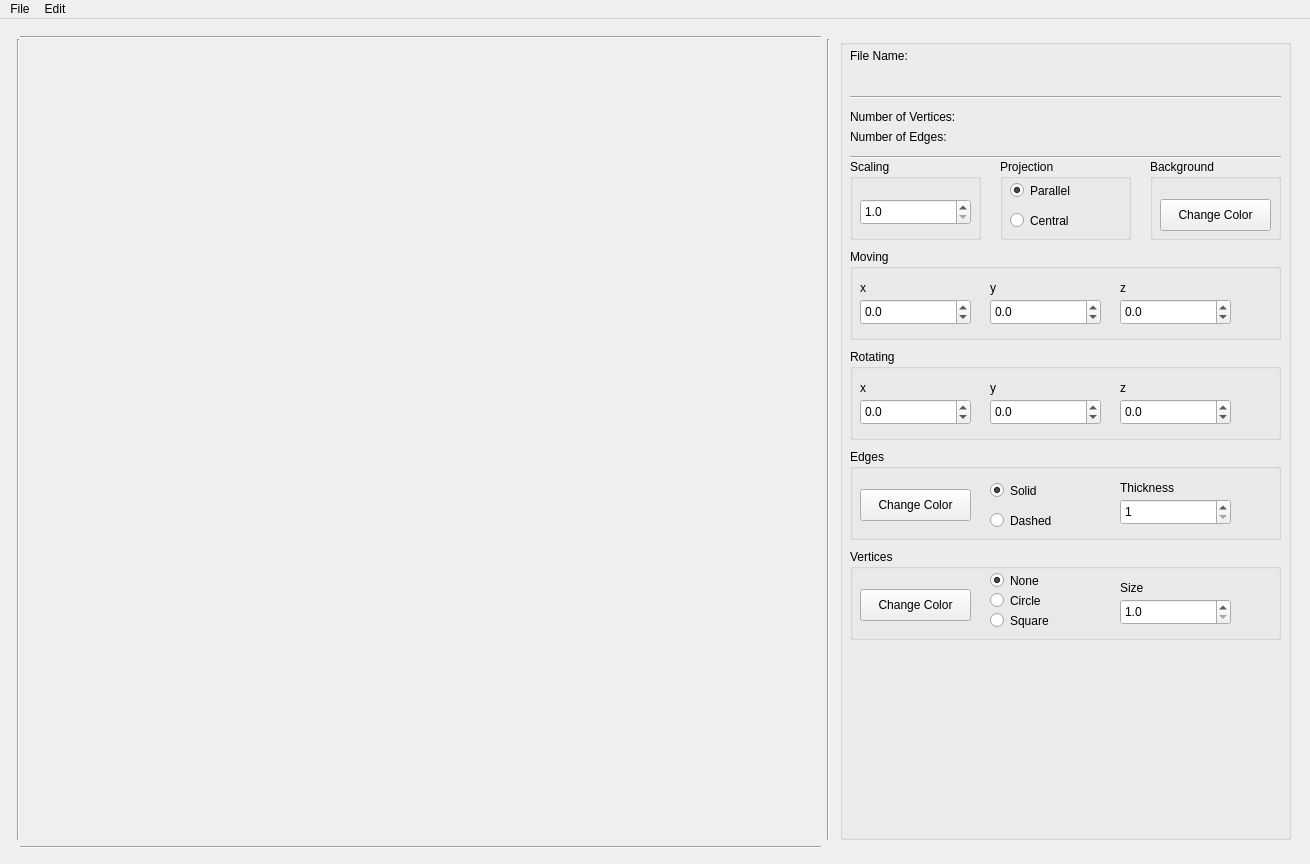
<?xml version="1.0" encoding="UTF-8"?>
<ui version="4.0">
 <class>MainWindow</class>
 <widget class="QMainWindow" name="MainWindow">
  <property name="windowModality">
   <enum>Qt::NonModal</enum>
  </property>
  <property name="geometry">
   <rect>
    <x>0</x>
    <y>0</y>
    <width>1310</width>
    <height>864</height>
   </rect>
  </property>
  <property name="minimumSize">
   <size>
    <width>1310</width>
    <height>864</height>
   </size>
  </property>
  <property name="maximumSize">
   <size>
    <width>1310</width>
    <height>864</height>
   </size>
  </property>
  <property name="windowTitle">
   <string>3DViewer 1.0</string>
  </property>
  <widget class="QWidget" name="centralwidget">
   <widget class="QGroupBox" name="groupBox">
    <property name="geometry">
     <rect>
      <x>840</x>
      <y>20</y>
      <width>451</width>
      <height>801</height>
     </rect>
    </property>
    <property name="title">
     <string/>
    </property>
    <widget class="QLabel" name="LFileName">
     <property name="geometry">
      <rect>
       <x>10</x>
       <y>10</y>
       <width>431</width>
       <height>41</height>
      </rect>
     </property>
     <property name="text">
      <string>File Name: </string>
     </property>
     <property name="alignment">
      <set>Qt::AlignLeading|Qt::AlignLeft|Qt::AlignTop</set>
     </property>
     <property name="wordWrap">
      <bool>true</bool>
     </property>
    </widget>
    <widget class="QLabel" name="LNumberV">
     <property name="geometry">
      <rect>
       <x>10</x>
       <y>70</y>
       <width>431</width>
       <height>16</height>
      </rect>
     </property>
     <property name="text">
      <string>Number of Vertices: </string>
     </property>
    </widget>
    <widget class="QLabel" name="LNumberE">
     <property name="geometry">
      <rect>
       <x>10</x>
       <y>90</y>
       <width>431</width>
       <height>16</height>
      </rect>
     </property>
     <property name="text">
      <string>Number of Edges: </string>
     </property>
    </widget>
    <widget class="QGroupBox" name="scalingGB">
     <property name="geometry">
      <rect>
       <x>10</x>
       <y>120</y>
       <width>131</width>
       <height>81</height>
      </rect>
     </property>
     <property name="title">
      <string>Scaling</string>
     </property>
     <widget class="QDoubleSpinBox" name="scaleSB">
      <property name="geometry">
       <rect>
        <x>10</x>
        <y>40</y>
        <width>111</width>
        <height>26</height>
       </rect>
      </property>
      <property name="decimals">
       <number>1</number>
      </property>
      <property name="minimum">
       <double>1.000000000000000</double>
      </property>
      <property name="singleStep">
       <double>0.100000000000000</double>
      </property>
     </widget>
    </widget>
    <widget class="QGroupBox" name="movingGB">
     <property name="geometry">
      <rect>
       <x>10</x>
       <y>210</y>
       <width>431</width>
       <height>91</height>
      </rect>
     </property>
     <property name="title">
      <string>Moving</string>
     </property>
     <widget class="QLabel" name="label">
      <property name="geometry">
       <rect>
        <x>10</x>
        <y>30</y>
        <width>67</width>
        <height>17</height>
       </rect>
      </property>
      <property name="text">
       <string>x</string>
      </property>
     </widget>
     <widget class="QDoubleSpinBox" name="moveX">
      <property name="geometry">
       <rect>
        <x>10</x>
        <y>50</y>
        <width>111</width>
        <height>26</height>
       </rect>
      </property>
      <property name="decimals">
       <number>1</number>
      </property>
      <property name="minimum">
       <double>-100.000000000000000</double>
      </property>
      <property name="singleStep">
       <double>0.100000000000000</double>
      </property>
     </widget>
     <widget class="QLabel" name="label_2">
      <property name="geometry">
       <rect>
        <x>140</x>
        <y>30</y>
        <width>67</width>
        <height>17</height>
       </rect>
      </property>
      <property name="text">
       <string>y</string>
      </property>
     </widget>
     <widget class="QDoubleSpinBox" name="moveY">
      <property name="geometry">
       <rect>
        <x>140</x>
        <y>50</y>
        <width>111</width>
        <height>26</height>
       </rect>
      </property>
      <property name="decimals">
       <number>1</number>
      </property>
      <property name="minimum">
       <double>-100.000000000000000</double>
      </property>
      <property name="singleStep">
       <double>0.100000000000000</double>
      </property>
     </widget>
     <widget class="QLabel" name="label_3">
      <property name="geometry">
       <rect>
        <x>270</x>
        <y>30</y>
        <width>67</width>
        <height>17</height>
       </rect>
      </property>
      <property name="text">
       <string>z</string>
      </property>
     </widget>
     <widget class="QDoubleSpinBox" name="moveZ">
      <property name="geometry">
       <rect>
        <x>270</x>
        <y>50</y>
        <width>111</width>
        <height>26</height>
       </rect>
      </property>
      <property name="decimals">
       <number>1</number>
      </property>
      <property name="minimum">
       <double>-100.000000000000000</double>
      </property>
      <property name="singleStep">
       <double>0.100000000000000</double>
      </property>
     </widget>
    </widget>
    <widget class="QGroupBox" name="rotatingGB">
     <property name="geometry">
      <rect>
       <x>10</x>
       <y>310</y>
       <width>431</width>
       <height>91</height>
      </rect>
     </property>
     <property name="title">
      <string>Rotating</string>
     </property>
     <widget class="QLabel" name="label_4">
      <property name="geometry">
       <rect>
        <x>10</x>
        <y>30</y>
        <width>67</width>
        <height>17</height>
       </rect>
      </property>
      <property name="text">
       <string>x</string>
      </property>
     </widget>
     <widget class="QDoubleSpinBox" name="rotateX">
      <property name="geometry">
       <rect>
        <x>10</x>
        <y>50</y>
        <width>111</width>
        <height>26</height>
       </rect>
      </property>
      <property name="decimals">
       <number>1</number>
      </property>
      <property name="minimum">
       <double>-100.000000000000000</double>
      </property>
      <property name="singleStep">
       <double>0.100000000000000</double>
      </property>
     </widget>
     <widget class="QLabel" name="label_5">
      <property name="geometry">
       <rect>
        <x>140</x>
        <y>30</y>
        <width>67</width>
        <height>17</height>
       </rect>
      </property>
      <property name="text">
       <string>y</string>
      </property>
     </widget>
     <widget class="QDoubleSpinBox" name="rotateY">
      <property name="geometry">
       <rect>
        <x>140</x>
        <y>50</y>
        <width>111</width>
        <height>26</height>
       </rect>
      </property>
      <property name="decimals">
       <number>1</number>
      </property>
      <property name="minimum">
       <double>-100.000000000000000</double>
      </property>
      <property name="singleStep">
       <double>0.100000000000000</double>
      </property>
     </widget>
     <widget class="QLabel" name="label_6">
      <property name="geometry">
       <rect>
        <x>270</x>
        <y>30</y>
        <width>67</width>
        <height>17</height>
       </rect>
      </property>
      <property name="text">
       <string>z</string>
      </property>
     </widget>
     <widget class="QDoubleSpinBox" name="rotateZ">
      <property name="geometry">
       <rect>
        <x>270</x>
        <y>50</y>
        <width>111</width>
        <height>26</height>
       </rect>
      </property>
      <property name="decimals">
       <number>1</number>
      </property>
      <property name="minimum">
       <double>-100.000000000000000</double>
      </property>
      <property name="singleStep">
       <double>0.100000000000000</double>
      </property>
     </widget>
    </widget>
    <widget class="QGroupBox" name="projectionGB">
     <property name="geometry">
      <rect>
       <x>160</x>
       <y>120</y>
       <width>131</width>
       <height>81</height>
      </rect>
     </property>
     <property name="title">
      <string>Projection</string>
     </property>
     <widget class="QRadioButton" name="pParallel">
      <property name="geometry">
       <rect>
        <x>10</x>
        <y>20</y>
        <width>112</width>
        <height>23</height>
       </rect>
      </property>
      <property name="text">
       <string>Parallel</string>
      </property>
      <property name="checked">
       <bool>true</bool>
      </property>
     </widget>
     <widget class="QRadioButton" name="pCentral">
      <property name="geometry">
       <rect>
        <x>10</x>
        <y>50</y>
        <width>112</width>
        <height>23</height>
       </rect>
      </property>
      <property name="text">
       <string>Central</string>
      </property>
     </widget>
    </widget>
    <widget class="QGroupBox" name="edgesGB">
     <property name="geometry">
      <rect>
       <x>10</x>
       <y>410</y>
       <width>431</width>
       <height>91</height>
      </rect>
     </property>
     <property name="title">
      <string>Edges</string>
     </property>
     <widget class="QPushButton" name="BBackgroundE">
      <property name="geometry">
       <rect>
        <x>10</x>
        <y>40</y>
        <width>111</width>
        <height>32</height>
       </rect>
      </property>
      <property name="text">
       <string>Change Color</string>
      </property>
     </widget>
     <widget class="QRadioButton" name="eDashed">
      <property name="geometry">
       <rect>
        <x>140</x>
        <y>60</y>
        <width>112</width>
        <height>23</height>
       </rect>
      </property>
      <property name="text">
       <string>Dashed</string>
      </property>
     </widget>
     <widget class="QRadioButton" name="eSolid">
      <property name="geometry">
       <rect>
        <x>140</x>
        <y>30</y>
        <width>112</width>
        <height>23</height>
       </rect>
      </property>
      <property name="text">
       <string>Solid</string>
      </property>
      <property name="checked">
       <bool>true</bool>
      </property>
     </widget>
     <widget class="QLabel" name="label_7">
      <property name="geometry">
       <rect>
        <x>270</x>
        <y>30</y>
        <width>81</width>
        <height>17</height>
       </rect>
      </property>
      <property name="text">
       <string>Thickness</string>
      </property>
     </widget>
     <widget class="QDoubleSpinBox" name="eWidth">
      <property name="geometry">
       <rect>
        <x>270</x>
        <y>50</y>
        <width>111</width>
        <height>26</height>
       </rect>
      </property>
      <property name="decimals">
       <number>0</number>
      </property>
      <property name="minimum">
       <double>1.000000000000000</double>
      </property>
      <property name="singleStep">
       <double>1.000000000000000</double>
      </property>
     </widget>
    </widget>
    <widget class="QGroupBox" name="verticesGB">
     <property name="geometry">
      <rect>
       <x>10</x>
       <y>510</y>
       <width>431</width>
       <height>91</height>
      </rect>
     </property>
     <property name="title">
      <string>Vertices</string>
     </property>
     <widget class="QPushButton" name="BBackgroundV">
      <property name="geometry">
       <rect>
        <x>10</x>
        <y>40</y>
        <width>111</width>
        <height>32</height>
       </rect>
      </property>
      <property name="text">
       <string>Change Color</string>
      </property>
     </widget>
     <widget class="QRadioButton" name="vSquare">
      <property name="geometry">
       <rect>
        <x>140</x>
        <y>60</y>
        <width>112</width>
        <height>23</height>
       </rect>
      </property>
      <property name="text">
       <string>Square</string>
      </property>
     </widget>
     <widget class="QRadioButton" name="vCircle">
      <property name="geometry">
       <rect>
        <x>140</x>
        <y>40</y>
        <width>112</width>
        <height>23</height>
       </rect>
      </property>
      <property name="text">
       <string>Circle</string>
      </property>
     </widget>
     <widget class="QLabel" name="label_8">
      <property name="geometry">
       <rect>
        <x>270</x>
        <y>30</y>
        <width>67</width>
        <height>17</height>
       </rect>
      </property>
      <property name="text">
       <string>Size</string>
      </property>
     </widget>
     <widget class="QDoubleSpinBox" name="vSize">
      <property name="geometry">
       <rect>
        <x>270</x>
        <y>50</y>
        <width>111</width>
        <height>26</height>
       </rect>
      </property>
      <property name="decimals">
       <number>1</number>
      </property>
      <property name="minimum">
       <double>1.000000000000000</double>
      </property>
      <property name="singleStep">
       <double>0.100000000000000</double>
      </property>
     </widget>
     <widget class="QRadioButton" name="vNone">
      <property name="geometry">
       <rect>
        <x>140</x>
        <y>20</y>
        <width>112</width>
        <height>23</height>
       </rect>
      </property>
      <property name="text">
       <string>None</string>
      </property>
      <property name="checked">
       <bool>true</bool>
      </property>
     </widget>
    </widget>
    <widget class="QGroupBox" name="groupBox_8">
     <property name="geometry">
      <rect>
       <x>310</x>
       <y>120</y>
       <width>131</width>
       <height>81</height>
      </rect>
     </property>
     <property name="title">
      <string>Background</string>
     </property>
     <widget class="QPushButton" name="BBackground">
      <property name="geometry">
       <rect>
        <x>10</x>
        <y>40</y>
        <width>111</width>
        <height>32</height>
       </rect>
      </property>
      <property name="text">
       <string>Change Color</string>
      </property>
     </widget>
    </widget>
    <widget class="Line" name="line">
     <property name="geometry">
      <rect>
       <x>10</x>
       <y>50</y>
       <width>431</width>
       <height>16</height>
      </rect>
     </property>
     <property name="orientation">
      <enum>Qt::Horizontal</enum>
     </property>
    </widget>
    <widget class="Line" name="line_2">
     <property name="geometry">
      <rect>
       <x>10</x>
       <y>110</y>
       <width>431</width>
       <height>16</height>
      </rect>
     </property>
     <property name="orientation">
      <enum>Qt::Horizontal</enum>
     </property>
    </widget>
   </widget>
   <widget class="OGLWidget" name="openGLWidget" native="true">
    <property name="geometry">
     <rect>
      <x>20</x>
      <y>20</y>
      <width>801</width>
      <height>801</height>
     </rect>
    </property>
   </widget>
   <widget class="Line" name="line_3">
    <property name="geometry">
     <rect>
      <x>20</x>
      <y>10</y>
      <width>801</width>
      <height>16</height>
     </rect>
    </property>
    <property name="orientation">
     <enum>Qt::Horizontal</enum>
    </property>
   </widget>
   <widget class="Line" name="line_4">
    <property name="geometry">
     <rect>
      <x>20</x>
      <y>820</y>
      <width>801</width>
      <height>16</height>
     </rect>
    </property>
    <property name="orientation">
     <enum>Qt::Horizontal</enum>
    </property>
   </widget>
   <widget class="Line" name="line_5">
    <property name="geometry">
     <rect>
      <x>10</x>
      <y>20</y>
      <width>16</width>
      <height>801</height>
     </rect>
    </property>
    <property name="orientation">
     <enum>Qt::Vertical</enum>
    </property>
   </widget>
   <widget class="Line" name="line_6">
    <property name="geometry">
     <rect>
      <x>820</x>
      <y>20</y>
      <width>16</width>
      <height>801</height>
     </rect>
    </property>
    <property name="orientation">
     <enum>Qt::Vertical</enum>
    </property>
   </widget>
  </widget>
  <widget class="QMenuBar" name="menubar">
   <property name="geometry">
    <rect>
     <x>0</x>
     <y>0</y>
     <width>1310</width>
     <height>24</height>
    </rect>
   </property>
   <widget class="QMenu" name="menuOpen">
    <property name="title">
     <string>File</string>
    </property>
    <addaction name="actionOpen"/>
    <addaction name="separator"/>
    <addaction name="actionSave_as_Picture"/>
    <addaction name="separator"/>
    <addaction name="actionExport_to_GIF"/>
   </widget>
   <widget class="QMenu" name="menuEdit">
    <property name="title">
     <string>Edit</string>
    </property>
    <addaction name="actionSave_Settings"/>
    <addaction name="separator"/>
    <addaction name="actionLoad_Settings"/>
    <addaction name="action_4"/>
    <addaction name="separator"/>
    <addaction name="actionReset_Settings"/>
    <addaction name="separator"/>
   </widget>
   <addaction name="menuOpen"/>
   <addaction name="menuEdit"/>
  </widget>
  <action name="actionOpen">
   <property name="text">
    <string>Open</string>
   </property>
   <property name="shortcut">
    <string>Ctrl+O</string>
   </property>
  </action>
  <action name="actionSave_as_Picture">
   <property name="text">
    <string>Save as Picture</string>
   </property>
   <property name="shortcut">
    <string>Ctrl+S</string>
   </property>
  </action>
  <action name="actionExport_to_GIF">
   <property name="text">
    <string>Export to GIF</string>
   </property>
   <property name="shortcut">
    <string>Ctrl+E</string>
   </property>
  </action>
  <action name="actionSave_Settings">
   <property name="text">
    <string>Save Settings</string>
   </property>
   <property name="shortcut">
    <string>Meta+Ctrl+S</string>
   </property>
  </action>
  <action name="actionLoad_Settings">
   <property name="text">
    <string>Load Settings</string>
   </property>
   <property name="shortcut">
    <string>Meta+Ctrl+L</string>
   </property>
  </action>
  <action name="actionReset_Settings">
   <property name="text">
    <string>Reset Settings</string>
   </property>
   <property name="shortcut">
    <string>Meta+Ctrl+R</string>
   </property>
  </action>
  <action name="action_4">
   <property name="text">
    <string>Apply Settings</string>
   </property>
   <property name="shortcut">
    <string>Meta+Ctrl+A</string>
   </property>
   <property name="visible">
    <bool>false</bool>
   </property>
  </action>
 </widget>
 <customwidgets>
  <customwidget>
   <class>OGLWidget</class>
   <extends>QWidget</extends>
   <header location="global">oglwidget.h</header>
   <container>1</container>
  </customwidget>
 </customwidgets>
 <resources/>
 <connections/>
</ui>
